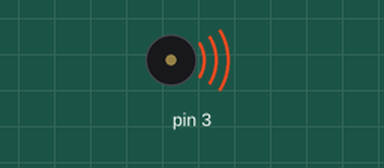
A sketch run on a simulated Arduino Uno, built with avr-gcc and run on an emulated ATmega328P. Shown: buzzer (waves = sounding).

Above: at 0.1 s.
At 33.8 s:
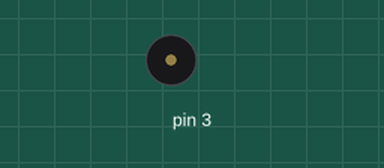
Timing chart, 0 to 35.3 s (numbered marks = the images above):
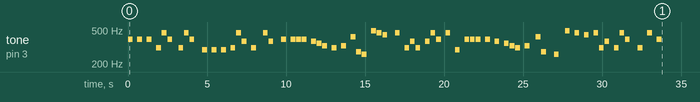

The sketch:

Parte_2_de_Practica_5.ino
```cpp
float sol = 391.995;
float mib = 311.127;
float sib = 466.164;
float RE = 293.665;
float MIB = 311.127;
float solb = 369.994;
float SOL = 391.9954;
float FAS = 369.994;
float FA = 349.228;
float MI = 329.995;
float solS = 415.305;
float DOS = 277.183;
float DO = 261.626;
float RES = 311.127 ;
float la = 440.000;
float si = 493.883;

void setup()
{
  tone(3,sol,300);
  delay(600);
  noTone(3);
  tone(3,sol,300);
  delay(600);
  noTone(3);
  tone(3,sol,300);
  delay(600);

  tone(3,mib ,300);
  delay(350);
  noTone(3);
  tone(3,sib,300);
  delay(350);
  noTone(3);
  tone(3,sol,300);
  delay(700);
  noTone(3);

  tone(3,mib ,300);
  delay(350);
  noTone(3);
  tone(3,sib,300);
  delay(350);
  noTone(3);
  tone(3,sol,300);
  delay(800);
  noTone(3);

  tone(3,RE,300);
  delay(600);
  tone(3,RE,300);
  delay(600);
  tone(3,RE,300);
  delay(600);

  tone(3,MIB,300);
  delay(350);
  noTone(3);
  tone(3,sib,300);
  delay(350);
  noTone(3);
  tone(3,solb,300);
  delay(600);
  noTone(3);

  tone(3,MIB,300);
  delay(750);
  noTone(3);
  tone(3,sib,300);
  delay(350);
  noTone(3);
  tone(3,solb,300);
  delay(800);
  noTone(3);


  tone(3,SOL,300);
  delay(600);
  noTone(3);
  tone(3,sol,300);
  delay(350);
  noTone(3);
  tone(3,sol,300);
  delay(350);
  noTone(3);
  tone(3,SOL,300);
  delay(600);
  noTone(3);

  tone(3,FAS,300);
  delay(350);
  noTone(3);
  tone(3,FA,300);
  delay(350);
  noTone(3);
  tone(3,MI,300);
  delay(600);
  noTone(3);
  tone(3,RES,300);
  delay(600);
  noTone(3);

  tone(3,MI,300);
  delay(600);
  noTone(3);
  tone(3,solS,300);
  delay(350);
  noTone(3);
  tone(3,DOS,300);
  delay(350);
  noTone(3);
  tone(3,DO,300);
  delay(600);
  noTone(3);

  tone(3,si,300);
  delay(350);
  noTone(3);
  tone(3,sib,300);
  delay(350);
  noTone(3);
  tone(3,la,300);
  delay(800);
  noTone(3);
  tone(3,sib,300);
  delay(600);
  noTone(3);

   tone(3,mib,300);
  delay(350);
  noTone(3);
  tone(3,solb,300);
  delay(350);
  noTone(3);
  tone(3,mib,300);
  delay(600);
  noTone(3);
  tone(3,solb,300);
  delay(350);
  noTone(3);

   tone(3,sib,300);
  delay(350);
  noTone(3);
  tone(3,sol,300);
  delay(600);
  noTone(3);
   tone(3,sib,300);
  delay(600);
  noTone(3);
  tone(3,RE,300);
  delay(600);
  noTone(3);

   tone(3,SOL,300);
  delay(350);
  noTone(3);
  tone(3,sol,300);
  delay(350);
  noTone(3);
   tone(3,sol,300);
  delay(600);
  noTone(3);
  tone(3,SOL,300);
  delay(600);
  noTone(3);

  tone(3,FAS,300);
  delay(600);
  tone(3,FA,300);
  delay(350);
  tone(3,MI,300);
  delay(350);

  tone(3,RES,300);
  delay(600);
  noTone(3);

  tone(3,MI,300);
  delay(700);
  noTone(3);
  tone(3,solS,300);
  delay(350);
  noTone(3);
  tone(3,DOS,300);
  delay(800);
  noTone(3);
  tone(3,DO,300);
  delay(700);
  noTone(3);

  tone(3,si,300);
  delay(600);
  noTone(3);
  tone(3,sib,300);
  delay(600);
  noTone(3);
  tone(3,la,300);
  delay(600);
  noTone(3);
  tone(3,sib,300);
  delay(350);
  noTone(3);


  tone(3,mib,300);
  delay(350);
  noTone(3);
  tone(3,solb,300);
  delay(600);
  noTone(3);

  tone(3,mib,300);
  delay(350);
  noTone(3);
  tone(3,sib,300);
  delay(350);
  noTone(3);
  tone(3,sol,300);
  delay(800);
  noTone(3);

  tone(3,mib,300);
  delay(600);
  noTone(3);
  tone(3,sib,300);
  delay(600);
  noTone(3);
  tone(3,sol,300);
  delay(600);
  noTone(3);

}

void loop()
{
}
```
